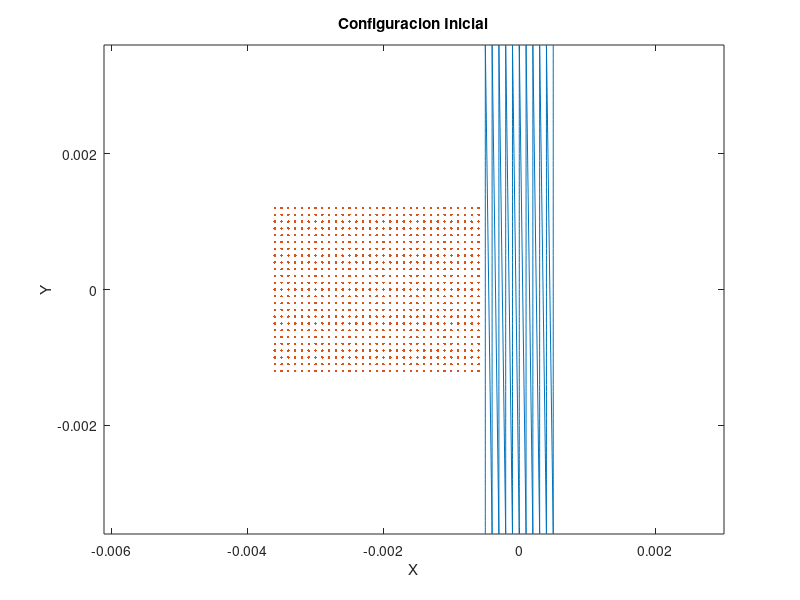

MATLAB code for this plot: (Note: this script raises an error after producing the figure.)
%% Bullet_Impact
%
% Simulacion de impacto
%
% Version 1
%
% Marzo 18 - 2015
%
% Author: *J. Camilo Alfonso R.*
%
% Codigo basado en rutinas de Ing. *Daniel Luna*
%
% Profesor Asesor: *Andres Gonzalez Mancera*
%
% _*Problema Especial IMEC*_
%
% Simulacion de impacto entre proyectil ductil y objetivo fragil
%
% Disponible en repositorio publico <https://github.com/JC-AlfonsoR/SPH.git SPH>
%
% _Se omiten tildes para evitar problemas de compatibilidad en ecoding_
clear all; clc; close all;
%% Definir Geometria del Objetivo
% Todas las unidades son dadas en el sistema internacional de unidades
%
% Se define las posiciones de las particulas que conforman el objetivo
%
% Geometria del objetivo
T_dy = 1e-4; %    Separacion entre particulas
T_dx = T_dy;   %     
k = 2.0;   %    Constante para expandir radio de soporte
h = k*T_dx;  %    Radio de soporte

T_width = 0.0005;               % Ancho del objetivo
T_height = 0.0036;              % Alto del objetivo
T_x = -T_width : T_dx : T_width;
T_y = -T_height : T_dy : T_height;
[X,Y] = meshgrid(T_x, T_y);     % Matriz con la malla de las posiciones x,y para las particulas
Target = [X(:),Y(:)];           %   | x_1 , y_1 |   En esta matriz organiza    
                                %   | .   , .   |   todas las posiciones de las
                                %   | x_n , y_n |   particulas.
                                %   [T_np x 2]

T_np = size(Target,1);          % Numero de particulas en el objetivo

%% Asignacion de defectos puntuales en Objetivo
% Constantes para asginacion de fallas en basalto
m = 3;
k = 7;
T_V = T_dx*T_dy*1;    % Volumen infinitesimal

Nflaws = T_np*log(T_np);        % Numero de defectos puntuales a asignar
Nflaws = round(Nflaws);         
assign_flaws = randi(T_np,Nflaws,1,'uint32'); % [Nflaws x 1]
                                %  Nflaws numeros aleatorios entre 1 y T_np
[Flaws{1:T_np,1}] = deal([]);   %  Flaws [cell array] {T_np x 1}
                                %  Cell array con ''T_np matrices vacias
                                %  Cell de pre-alocacion para fallas
                                
for i = 1:Nflaws
    Flaws{assign_flaws(i),1}(size(Flaws{assign_flaws(i),1})+1) = ...
        (i/(k*T_V))^(1/m);
end
%%
% *assign_flaws*   [Nflaws x 1]    vector que contiene _Nflaws_ posiciones de
% las fallas a generar. Las posiciones estan dadas como numeros enteros en
% relacion al numero de cada particula.
% 
% *Flaws*       cell{T_np x 1}    Contiene _T_np_ matrices vacias que
% identifican las fallas para cada particula. *Flaws* se va llenando 
% de forma aleatoria con las posiciones que indica _assing_flaws_. La
% primera vez que se pasa por una amtriz de Flaws, le asigna el numero
% (i/(k*V))^(1/m) formando una matriz 1x1. La segunda vez que se pasa por
% la misma matriz, aumenta la dimension de la matriz en una sola direccion
% para asignar otro numero. Asi, si semi-aleatoriamente, el numero _k_
% aparecio _n_ veces de _assign_flaws_, la celda _Flaws_ en su posicion _k_
% debe contener una matriz nx1 con numeros asignados. Los numeros asignados
% corresponden a las deformaciones de activacion para los defectos
% puntuales de cada particula

%% Constantes del Material Objetivo
% Todas las unidades estan en el sistema internacional de unidades
T_rho = 1e5;               %Densidad volumetrica del objetivo
T_m0 = T_dx*T_dy*T_rho;     %Masa de una particula

%Parametros de Huggoniot
T_ss = 4699;
T_C = 3630;
T_S = 1800;

%Parametros de XSPH
T_gamma = 1.81;
T_alpha = 0.5;
T_beta = 0.5;
T_eta = 0.01;
T_eps = 0.5;

%Parametros de Elasticidad
T_G = 8e20;         % Modulo de cortante
T_Y0 = 6e16;         % Esfuerzo de fluencia
T_E = T_ss^2*T_rho;   % Modulo de Young

%% Definir Geometria del Proyectil
% Se definen las posiciones de las particulas que conforman el proyectil.
%
% Se asume que el proyectil se mueve en la direccion horizontal.
%
% Proyectil rectangular
%
s_x = 1e-4;             % Separacion en x entre proyectil y objetivo
B_width = T_width*3;    % Ancho del proyectil
B_height = T_height/3;  % Alto del proyectil
B_x0 = min(Target(:,1))-B_width-s_x;
B_y0 = mean(Target(:,2)); % Posiciones de referencia para el objetivo
B_dx = T_dx;            % Separacion entre particulas del proyectil
B_dy = B_dx;

B_x = [-B_width : B_dx : B_width] + B_x0;
B_y = [-B_height : B_dy : B_height] + B_y0;
[X,Y] = meshgrid(B_x,B_y);  % Matrices con la malla para las posiciones 
                            % de la particulas en el proyectil
Bullet = [X(:),Y(:)];       % Posicion de las particulas en el pryectil
B_np = size(Bullet,1);      % Numero de particulas en el proyectil
%}
%
% Proyectil redondo
%{
s_x = 4e-4;         % separacion en x entre proyectil y objetivo
B_dr = T_dx;        % Variacion en el radio del proyectil
B_rmax = T_height/5;  % Radio maximo del proyectil
B_r = B_dr:B_dr:B_rmax; % Valores del radio en el proyectil
n_theta = 18*2;         % Numero de puntos a considerar en el angulo
B_theta = linspace(0,2*pi,n_theta); % Valores del angulo
B_cx = min(Target(:,1)) - B_rmax - s_x; % Centro del proyectil
B_cy = mean(Target(:,2));
B_np = length(B_r)*length(B_theta); %Numero de particulas en el proyectil
Bullet = zeros(B_np,2); % Posiciones x,y de las particulas en el proyectil
for i = 1:length(B_r)
    for j = 1:length(B_theta)
        Bullet((i-1)*n_theta+j,:) = [B_r(i)*cos(B_theta(j))+B_cx,...
            B_r(i)*sin(B_theta(j))+B_cy];
    end
end
%}
%% Constantes del Material Proyectil
% Por el momento estas magnitudes corresponden a las mismas del objetivo
%
% **Consultar Propiedades para algun metal y reemplazaralas**
B_rho = 7850;               %Densidad volumetrica del objetivo
B_m0 = B_dx*B_dy*B_rho;     %Masa de una particula
B_V = B_dx*B_dy*1;
%Parametros de Huggoniot
B_ss = 4699;
B_C = 3630;
B_S = 1800;

%Parametros de XSPH
B_gamma = 1.81;
B_alpha = 0.5;
B_beta = 0.5;
B_eta = 0.01;
B_eps = 0.5;

%Parametros de Elasticidad
B_G = 8e10;             % Modulo de cortante
B_Y0 = 6e8;             % Esfuerzo de fluencia
B_E = T_ss^2*T_rho;     % Modulo de Young


%% Alocacion de Matrices Requeridas para calculos
N_part = T_np + B_np; % Numero total de particulas

Particles = [Target;Bullet];    % Posiciones de particulas
V1 = zeros(N_part,1);   % Velocidad en la direccion 1
V2 = zeros(N_part,1);   
dV1 = zeros(N_part,1);  % Derivada total de V1
dV2 = zeros(N_part,1);  
    dv1dx1 = zeros(N_part,1); 
    dv1dx2 = zeros(N_part,1);   % Derivada de V1 en direccion 2
    dv2dx1 = zeros(N_part,1);
    dv2dx2 = zeros(N_part,1);
P = zeros(N_part,1);    % Presion Hidrostatica

Tau11 = zeros(N_part,1);
Tau12 = zeros(N_part,1);    % Esfuerzos en cara 1 con direccion 2
Tau21 = zeros(N_part,1);
Tau22 = zeros(N_part,1);
    dTau11 = zeros(N_part,1);
    dTau12 = zeros(N_part,1); % Derivada de esfuerzos en cara 1 con dir 2
    dTau21 = zeros(N_part,1);
    dTau22 = zeros(N_part,1);
    
eps11 = zeros(N_part,1);
eps12 = zeros(N_part,1);    % Deformacion unitaria en cara 1 con dir 2
eps21 = zeros(N_part,1);
eps22 = zeros(N_part,1);

E_int = zeros(N_part,1);        % Energia Interna
    dE_int = zeros(N_part,1);   % Derivada de Energia Interna

%% Asignacion Selectiva de Propiedades
% Hay que revisar esta matrices porque las propiedades deben inicializarse
% de acuerdo al _tipo de las particulas_, es decir que se deben asignar
% propiedades diferentes a las particulas del *objetivo* y a las particulas
% del *proyectil*
M = zeros(N_part,1);        % Masa de las particulas
M(1:T_np) = ones(T_np,1)*T_V*T_rho; % Particulas del objetivo
M(T_np+1:end) = ones(B_np,1)*B_V*B_rho; % Particulas del proyectil

cs = zeros(N_part,1);       % Velocidad del sonido
cs(1:T_np) = ones(T_np,1)*T_ss;
cs(T_np+1:end) = ones(B_np,1)*B_ss;

Rho = zeros(N_part,1);      % Densidad
Rho(1:T_np) = ones(T_np,1)*T_rho; 
Rho(T_np+1:end) = ones(B_np,1)*B_rho; 
    
    dRho = zeros(N_part,1); % Derivada de la densidad
    
D = zeros(N_part,1);        % Damage

%% Asignacion de condiciones iniciales
V_1 = 300;
%rr = randint(50,1,[1,T_np]);
V1(T_np+1:N_part) = V_1; % Velocidad inicial del Bullet

%% Representacion de condiciones iniciales
figure(1)
plot(Target(:,1),Target(:,2),Bullet(:,1),Bullet(:,2),...
    'Marker', '.', 'LineStyle','none')
title('Configuracion Inicial')
xlabel('X'); ylabel('Y'); axis('equal')
%% Inicio de Simulacion
% 
display('~~~~~~~~~~~~~~~~~~~~~~~~~~~~~');
display('   Inicio de la simulacion')
display('~~~~~~~~~~~~~~~~~~~~~~~~~~~~~')

t = 0;  %Tiempo Inicial
dt = max(h/cs); % Paso de tiempo
                % El paso de tiempo se define de esta forma para que la
                % simulacion sea capaz de detectar el fenomeno mas rapido
                % al que sea sensible el problema
                % La definicion correcta es 
                % min(h/cs)
                % pero lo ejecuta con max para que dt sea diferente de 0 y
                % la simulacion no sea muy larga
tf = 1e-6*20; % Tiempo final
steps = round(tf/dt);  % Numero de pasos

%
% Matrices para guardar informacion de la simulacion
n_m = round(20/100*steps);     % Numero de datos para muestreo

Coordenadas = zeros(N_part,n_m);
Velocidad1 = zeros(N_part,n_m);
Velocidad2 = zeros(N_part,n_m);
Presion = zeros(N_part,n_m);
Esfuerzos11 = zeros(N_part,n_m);
Esfuerzos12 = zeros(N_part,n_m);
Esfuerzos21 = zeros(N_part,n_m);
Esfuerzos22 = zeros(N_part,n_m);
Densidad = zeros(N_part,n_m);

%% Recorrido principal en el tiempo
fprintf('Numero de Pasos = %d\n',steps)
for ti = 1:steps
    fprintf('%d..',ti);
    
    
    % Busqueda de Vecinos
    %
    % *Nearpart*        cell {N_part x 1}:
    % En el compartimiento _i_ de *Nearpart*, se encuentra un vector [1 x n] 
    % que contiene los indices de las n particulas vecinas a la particula
    % de identidad _i_.
    %
    % *Dist*        cell {Npart x 1}:
    % En el compartimiento _i_ de *Dist*, se encuentra un vector [1 x n] que 
    % contiene la distancia _r_n_ a la que se encuentra cada una de las
    % _n_ particulas vecinas de la particula _i_.
    [Nearpart,Dist] = rangesearch(Particles,Particles,h);
    
    %
    % Se genera el _cell_ para el kernel *kern*. Este cell tiene las mismas
    % dimensiones que el cell _Dist_, con la diferencia que todos los
    % valores son _0_
    kern = cellfun(@(x) x*0, Dist, 'un', 0);
        dkernx = kern;  %Inicializar en 0 las derivadas del kernel
        dkerny = kern;
    
    % Usando las funciones kern1, dkernx1 y dkerny1 se calcula el kernel
    % y las derivadas del kernel x-y evaluadas en las particulas vecinas 
    % de cada una de las particulas del dominio.
    
    %% Recorrido en las particulas del Target
    for i = 1:T_np
        kern{i} = kern1(Dist{i},h);
        dkernx{i} = dkernx1(Dist{i}, h, Particles, Nearpart{i}, i);
        dkerny{i} = dkerny1(Dist{i}, h, Particles, Nearpart{i}, i);
        
        %%%Calcular Presion hidrostatica con ecuacion de Mie-Gruniensen
        %
        %   Esta parte se puede hacer mas eficiente. De esta forma es
        %   ineficiente porque realiza validacion y asignacion para cada
        %   particula. Creo que si hago recorridos independientes para las
        %   particulas del objetivo y del proyectil, solo hago dos
        %   asignaciones y ninguna verificacion.
        P(i) = EOSmie(E_int(i), T_rho, T_C, T_S, Rho(i), T_gamma);
        
        %%%Derivadas espaciales de las Velocidades
        [dv1dx1(i), dv1dx2(i), dv2dx1(i), dv2dx2(i)] = ...
            Velgradesp(Rho, M, V1, V2, dkernx{i}, dkerny{i},...
            Nearpart{i},i);
        
        %%%Deformacion unitaria
        [eps11(i), eps12(i), eps21(i), eps22(i)] = ...
            deform(dv1dx1(i), dv1dx2(i), dv2dx1(i), dv2dx2(i));
        
        %%%Derivadas de Esfuerzos Cortantes
        [dTau11(i), dTau12(i), dTau21(i), dTau22(i)] = ...
            devstresshooke(dv1dx2(i), dv2dx1(i),...
                Tau11(i), Tau12(i), Tau21(i), Tau22(i),...
                eps11(i), eps21(i), eps22(i), T_G);

        %%%Calcular Esfuerzos
        % No se puede hacer opearacion vectorizada porque el Tau
        % se corrgie con criterio de Von Mises 
        Tau11(i) = Tau11(i) + dTau11(i)*dt;
        Tau12(i) = Tau12(i) + dTau12(i)*dt;
        Tau21(i) = Tau21(i) + dTau21(i)*dt;
        Tau22(i) = Tau22(i) + dTau22(i)*dt;
        
        %%%Criterio de falla de Von Mises
        J = Tau11(i)^2 + 2*Tau12(i)*Tau21(i) + Tau22(i)^2;
        f = sqrt(2*T_Y0/3);
        if J > T_Y0*3/2
            scalar = f/sqrt(J);
            Tau11(i) = Tau11(i)*scalar;
            Tau12(i) = Tau12(i)*scalar;
            Tau21(i) = Tau21(i)*scalar;
            Tau22(i) = Tau22(i)*scalar;
        end
        
        %%%Damage
        % Como se hace Taylor, se busca un objetivo infinitamente rigido
        % que no se fragmente. No se calcula la fragmentacion para el
        % objetivo
        %{
        % Damage solo aplica para las particulas del Target
        % Modificacion importante respecto al codigo de Daniel:
        % 
        % Cambio *if ei > length(Flaws{i}(j))* por 
        % *if ei > Flaws{i}(j)* Hago esta modificacion porque lo que se
        % necesita es contar cuantos defectos puntuales se activan
        %
        %Energia de activacion
        ei = J/((1-D(i))*T_E);
        
        % Recorrido en los defectos puntuales
        for j = 1:length(Flaws{i})
            count = 0;
            % Contar cuantos defectos se activan
            if ei > Flaws{i}(j)
                count = count + 1;
            end
        end
        
        % Damage depende del numero de fallas activas
        % Revisar refrencia de Damage, creo que este procedimiento no es
        % del todo correcto porque el Damage = 1 se alcanza solo cuando
        % todas los defectos estan activos. Entonces dberia ser algo de la
        % forma count/length(Flaws{i})
        %
        dD = Damageevol(Rho(i), M(i), cs(i)) * count;
        D(i) = dD^2*dt;
        
        % Escalar esfuerzos del material con el Damage
        Tau11(i) = Tau11(i)*(1-D(i));
        Tau12(i) = Tau12(i)*(1-D(i));
        Tau21(i) = Tau21(i)*(1-D(i));
        Tau22(i) = Tau22(i)*(1-D(i));
        %}

        %%%Ecuacion de la continuidad
        % Calcular la derivada de la densidad para una particula
        dRho(i) = derivadarho(M, V1, V2, ...
            dkernx{i}, dkerny{i}, Nearpart{i}, i);
    end
    
    %%%Avanzar la densidad en el tiempo
    Rho(1:T_np) = Rho(1:T_np) + dRho(1:T_np)*dt;
    
    for i = 1:T_np
       %%%Conservacion de Momentum
       [dV1(i),dV2(i)] = Momentumeq2d(Tau11, Tau12, Tau21, Tau22, P, Rho,...
           dkernx{i}, dkerny{i}, M, Nearpart{i}, i, cs, Dist{i}, Particles,...
           h, V1, V2);
       
       %%%%Conservacion de la Energia
       dE_int(i) = Deint(Tau11(i), Tau12(i), Tau21(i), Tau22(i), P, Rho,...
           dkernx{i}, dkerny{i}, M, Nearpart{i}, i, cs, Dist{i}, Particles,...
           h, V1, V2, eps11(i), eps12(i), eps21(i), eps22(i));
    end
    
    %%%Avanzar la velocidad
    V1(1:T_np) = V1(1:T_np) + dV1(1:T_np)*dt;
    V2(1:T_np) = V2(1:T_np) + dV2(1:T_np)*dt;
    E_int(1:T_np) = E_int(1:T_np) + dE_int(1:T_np)*dt;
    
    %%%Correcciones
    for i = 1:T_np
        %%%Velocidad del sonido
        cs(i) = Miespeedofsound(E_int(i), T_rho, T_C, T_S,Rho(i), T_gamma);
        
        %%%XSPH
        [V1(i),V2(i)] = XSPH(Nearpart{i}, M, Rho, V1, V2, kern{i}, i);
    end
    Particles(1:T_np,:) = Particles(1:T_np,:) + ...
        [V1(1:T_np), V2(1:T_np)]*dt;
    
    % Hasta aca se tiene configurado completamente la simulacion para
    % las particulas del target
    
    %% Recorrido en las particulas del Bullet
    for i = T_np+1:N_part
        kern{i} = kern1(Dist{i},h);
        dkernx{i} = dkernx1(Dist{i}, h, Particles, Nearpart{i}, i);
        dkerny{i} = dkerny1(Dist{i}, h, Particles, Nearpart{i}, i);
        
        %%%Calcular Presion hidrostatica con ecuacion de Mie-Gruniensen
        %
        %   Esta parte se puede hacer mas eficiente. De esta forma es
        %   ineficiente porque realiza validacion y asignacion para cada
        %   particula. Creo que si hago recorridos independientes para las
        %   particulas del objetivo y del proyectil, solo hago dos
        %   asignaciones y ninguna verificacion.
        P(i) = EOSmie(E_int(i), B_rho, B_C, B_S, Rho(i), B_gamma);
        
        %%%Derivadas espaciales de las Velocidades
        [dv1dx1(i), dv1dx2(i), dv2dx1(i), dv2dx2(i)] = ...
            Velgradesp(Rho, M, V1, V2, dkernx{i}, dkerny{i},...
            Nearpart{i},i);
        
        %%%Deformacion unitaria
        [eps11(i), eps12(i), eps21(i), eps22(i)] = ...
            deform(dv1dx1(i), dv1dx2(i), dv2dx1(i), dv2dx2(i));
        
        %%%Derivadas de Esfuerzos Cortantes
        [dTau11(i), dTau12(i), dTau21(i), dTau22(i)] = ...
            devstresshooke(dv1dx2(i), dv2dx1(i),...
                Tau11(i), Tau12(i), Tau21(i), Tau22(i),...
                eps11(i), eps21(i), eps22(i), B_G);

        %%%Calcular Esfuerzos
        % No se puede hacer opearacion vectorizada porque el Tau
        % se corrgie con criterio de Von Mises 
        Tau11(i) = Tau11(i) + dTau11(i)*dt;
        Tau12(i) = Tau12(i) + dTau12(i)*dt;
        Tau21(i) = Tau21(i) + dTau21(i)*dt;
        Tau22(i) = Tau22(i) + dTau22(i)*dt;
        
        %%% Criterio de falla de Von Mises
        J = Tau11(i)^2 + 2*Tau12(i)*Tau21(i) + Tau22(i)^2;
        f = sqrt(2*B_Y0/3);
        if J > B_Y0*3/2
            scalar = f/sqrt(J);
            Tau11(i) = Tau11(i)*scalar;
            Tau12(i) = Tau12(i)*scalar;
            Tau21(i) = Tau21(i)*scalar;
            Tau22(i) = Tau22(i)*scalar;
        end
        
        %%%Damage
        % Damage NO aplica para las particulas del bullet
                 
        %%%Ecuacion de la continuidad
        % Calcular la derivada de la densidad para una particula
        dRho(i) = derivadarho(M, V1, V2, ...
            dkernx{i}, dkerny{i}, Nearpart{i}, i);
    end
    
    %%%Avanzar la densidad en el tiempo
    Rho(T_np+1:N_part) = Rho(T_np+1:N_part) + dRho(T_np+1:N_part)*dt;
    
    for i = T_np+1:N_part
       %%%Conservacion de Momentum
       [dV1(i),dV2(i)] = Momentumeq2d(Tau11, Tau12, Tau21, Tau22, P, Rho,...
           dkernx{i}, dkerny{i}, M, Nearpart{i}, i, cs, Dist{i}, Particles,...
           h, V1, V2);
       
       %%%Conservacion de la Energia
       dE_int(i) = Deint(Tau11(i), Tau12(i), Tau21(i), Tau22(i), P, Rho,...
           dkernx{i}, dkerny{i}, M, Nearpart{i}, i, cs, Dist{i}, Particles,...
           h, V1, V2, eps11(i), eps12(i), eps21(i), eps22(i));
    end
    
    %%%Avanzar la velocidad
    V1(T_np+1:N_part) = V1(T_np+1:N_part) + dV1(T_np+1:N_part)*dt;
    V2(T_np+1:N_part) = V2(T_np+1:N_part) + dV2(T_np+1:N_part)*dt;
    E_int(T_np+1:N_part) = E_int(T_np+1:N_part) + dE_int(T_np+1:N_part)*dt;
    
    %%%Correcciones
    for i = T_np+1:N_part
        %%%Velocidad del sonido
        cs(i) = Miespeedofsound(E_int(i), B_rho, B_C, B_S,Rho(i), B_gamma);
        
        %%%XSPH
        [V1(i),V2(i)] = XSPH(Nearpart{i}, M, Rho, V1, V2, kern{i}, i);
    end
    Particles(T_np+1:N_part,:) = Particles(T_np+1:N_part,:) + ...
        [V1(T_np+1:N_part), V2(T_np+1:N_part)]*dt;
    Particles = real(Particles);
    
    
    %% Graficas
    if mod(ti,5)==0 %Hacer graficas cada 5 pasos
        plot(Particles(1:T_np,1), Particles(1:T_np,2),'.b')
        hold all
        plot(Particles(T_np+1:end,1), Particles(T_np+1:end,2),'.g')
        xlim([-4e-3,2e-3])
        ylim([-4e-3,4e-3])
        %axis('equal')
        drawnow
    end
    
end
whos
%% Comentarios JC
% 
% Situaciones por corregir:
% # Generacion de numero complejos
% Se estan generando coordenadas complejas en el arreglo _Particles_, pro
% el momento lo soluciono tomando solo la parte real de _Particles_.
% Tambien se estan generando complejos en _dE_int_ y otras derivadas
% # Propiedades de Materiales
% Se esta trabajndo unicamente con las propiedades del basalto. Falta
% consultar propiedades para un material comun en balas
%
%
%
